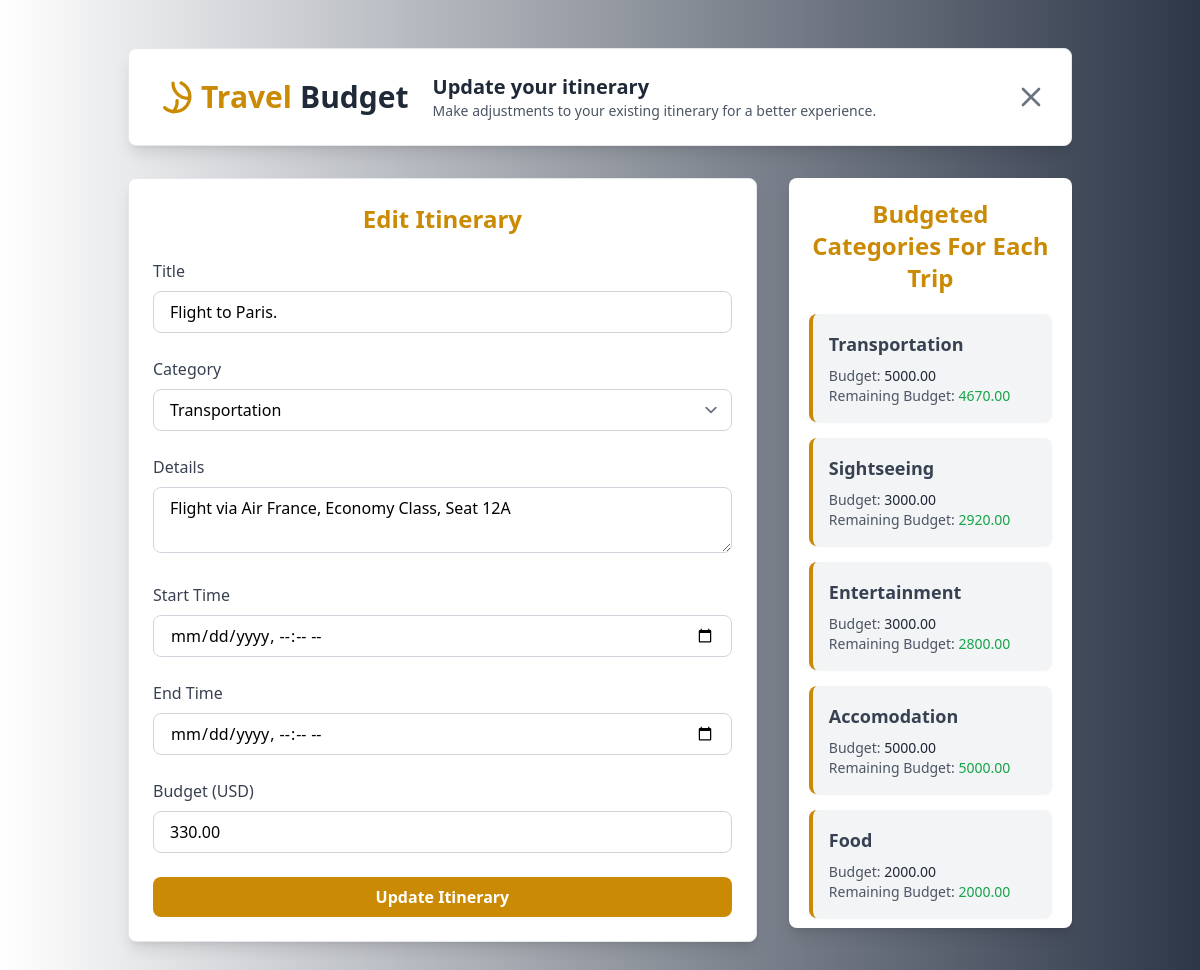
The app's page /travel/1/items/edit/1/ (signed in) with its own data.
### travel/models.py (models this page shows, shortened)
class Itinerary(models.Model):
    trip = models.ForeignKey(Trip, on_delete=models.CASCADE, related_name='items')
    category_budget = models.ForeignKey(CategoryBudget, on_delete=models.CASCADE, related_name='itineraries')
    title = models.CharField(max_length=100)
    details = models.TextField(blank=True, null=True)
    start_time = models.DateTimeField()
    end_time = models.DateTimeField(blank=True, null=True)
    budget = models.DecimalField(max_digits=10, decimal_places=2, default=0.00)

class CategoryBudget(models.Model):
    trip = models.ForeignKey(Trip, on_delete=models.CASCADE, related_name='category_budgets')  # Link to a trip
    category = models.CharField(max_length=50)  # Name of the category (e.g., Sightseeing)
    budget = models.DecimalField(max_digits=12, decimal_places=2, default=0.00)  # Budget for the category
    def total_itineraries(self):
        return sum(item.budget for item in self.itineraries.all())
    def remaining_iti_budget(self):
        return self.budget - self.total_itineraries()

### userProfile/models.py (models this page shows, shortened)
class User_Profile(models.Model):
    CURRENCY_CHOICES = [
        ('USD', 'US Dollar'),
        ('EUR', 'Euro'),
        ('GBP', 'British Pound'),
        ('JPY', 'Japanese Yen'),
        ('AUD', 'Australian Dollar'),
        ('CAD', 'Canadian Dollar'),
        ('CHF', 'Swiss Franc'),
        ('CNY', 'Chinese Yuan'),
        ('SEK', 'Swedish Krona'),
        ('NZD', 'New Zealand Dollar'),
        ('MXN', 'Mexican Peso'),
        ('SGD', 'Singapore Dollar'),
        ('HKD', 'Hong Kong Dollar'),
        ('NOK', 'Norwegian Krone'),
        ('KRW', 'South Korean Won'),
        ('TRY', 'Turkish Lira'),
        ('INR', 'Indian Rupee'),
        ('RUB', 'Russian Ruble'),
        ('ZAR', 'South African Rand'),
        ('BRL', 'Brazilian Real'),
        ('THB', 'Thai Baht'),
        ('MYR', 'Malaysian Ringgit'),
        ('IDR', 'Indonesian Rupiah'),
        ('PHP', 'Philippine Peso'),
        ('VND', 'Vietnamese Dong'),
        ('ILS', 'Israeli Shekel'),
        ('PLN', 'Polish Zloty'),
        ('AED', 'United Arab Emirates Dirham'),
        ('SAR', 'Saudi Riyal'),
        ('EGP', 'Egyptian Pound'),
        ('PKR', 'Pakistani Rupee'),
        ('BDT', 'Bangladeshi Taka'),
        ('NGN', 'Nigerian Naira'),
        ('KWD', 'Kuwaiti Dinar'),
    ]
    TRAVEL_PREFERENCES = (
        ('adventure', 'Adventure'),
        ('relaxation', 'Relaxation'),
        ('culture', 'Culture'),
        ('nature', 'Nature'),
        ('luxury', 'Luxury'),
        ('others', 'Others')
    )
    TRAVEL_FREQUENCY_CHOICES = (
        ('frequent', 'Frequent (Monthly)'),
        ('occasional', 'Occasional (Quarterly)'),
        ('rare', 'Rare (Yearly)'),
    )
    user = models.OneToOneField(Account, on_delete=models.CASCADE, related_name='profile')
    firstname = models.CharField(max_length=255, null=True, blank=True)
    lastname = models.CharField(max_length=255, null=True, blank=True)
    dob = models.DateField(null=True, blank=True)
    bio = models.TextField( blank=True, null=True)
    preferred_currency = models.CharField(max_length=10, choices=CURRENCY_CHOICES, default='USD', blank=True, null=True)
    travel_preferences = models.CharField(max_length=20, choices=TRAVEL_PREFERENCES, blank=True, null=True)
    travel_frequency = models.CharField(max_length=20, choices=TRAVEL_FREQUENCY_CHOICES, blank=True, null=True)
    image = models.ImageField(upload_to='profile_image', validators=[FileExtensionValidator(['png', 'jpg', 'jpeg'])], blank=True, null=True)
    country = models.CharField(max_length=100, blank=True, null=True)
    city = models.CharField(max_length=100, blank=True, null=True)
    phone_number = models.CharField(
        max_length=15,
        blank=True,
        null=True
    )
    favorite_destinations = models.TextField(blank=True, null=True)
    emergency_contact_name = models.CharField(max_length=100, blank=True, null=True)
    emergency_contact_phone = models.CharField(
        max_length=20,
        blank=True,
        null=True
    )
    complete_profile = models.BooleanField(default=False)

### travel/views.py (the view)
# urls.py: path('<int:trip_id>/items/edit/<int:itinerary_id>/', views.edit_itinerary, name='edit_itinerary'),
@login_required
def edit_itinerary(request, trip_id, itinerary_id):
    itinerary = get_object_or_404(Itinerary, id=itinerary_id, trip_id=trip_id)
    category_budgets = CategoryBudget.objects.filter(trip_id=trip_id).select_related('trip')
    try:
        user_profile = User_Profile.objects.get(user=request.user)
        preferred_currency = user_profile.preferred_currency
        preferred_currency_symbol = CURRENCY_SYMBOLS.get(preferred_currency, preferred_currency)
    except User_Profile.DoesNotExist:
        preferred_currency = None
        preferred_currency_symbol = None
    if request.user != itinerary.trip.user:
        return redirect('trip_detail', trip_id=trip_id)
    if request.method == 'POST':
        form = ItineraryForm(request.POST, request.FILES, instance=itinerary, trip=itinerary.trip)
        if form.is_valid():
            form.save()
            return redirect('list_itinerary', trip_id=trip_id)
    else:
        form = ItineraryForm(instance=itinerary, trip=itinerary.trip)
    category_budgets_with_remaining = [
        {
            'category': category.category,
            'category_budget': category.budget,
            'remaining_budget': category.remaining_iti_budget(),
        }
        for category in category_budgets
    ]
    return render(request, 'travel/edit_itinerary.html', {
        'form': form,
        'trip': itinerary.trip,
        'itinerary': itinerary,
        'category_budgets': category_budgets_with_remaining,
        'preferred_currency_symbol': preferred_currency_symbol,
        'preferred_currency': preferred_currency,
    })

### travel/forms.py
class ItineraryForm(forms.ModelForm):
    category_budget = forms.ModelChoiceField(
        queryset=CategoryBudget.objects.none(),
        widget=forms.Select(attrs={'class': 'form-control'}),
    )
    class Meta:
        model = Itinerary
        fields = ['title', 'category_budget', 'details', 'start_time', 'end_time', 'budget']
    def __init__(self, *args, **kwargs):
        trip = kwargs.pop('trip', None)
        super().__init__(*args, **kwargs)
        if trip:
            self.fields['category_budget'].queryset = trip.category_budgets.all()

### travel/templates/travel/edit_itinerary.html (shortened to what this page needs)
{% extends 'Base.html' %}
{% block main %}
<div class="bg-white-gray min-h-screen">
    <div class="container mx-auto py-12 px-6 md:px-10">
        <div class="bg-white border border-gray-200 rounded-lg shadow-lg p-6 flex flex-col md:flex-row items-start md:items-center justify-between gap-4 md:gap-6 mb-8 relative">
            <div class="flex flex-col md:flex-row items-start md:items-center gap-6">
                <a href="/" class="text-3xl font-bold text-yellow-600 flex items-center gap-2">
                    <svg xmlns="http://www.w3.org/2000/svg" class="h-10 w-10" fill="none" viewBox="0 0 24 24" stroke="currentColor">
                        <path stroke-linecap="round" stroke-linejoin="round" stroke-width="2" d="M16.88 3.549a9 9 0 11-9.831 14.835m7.398-4.148A9.05 9.05 0 0112 21v.01M21 12.74a9.05 9.05 0 01-9-9" />
                    </svg>
                    Travel<span class="text-gray-800">Budget</span>
                </a>
                <div>
                    <h3 class="text-xl font-semibold text-gray-800">Update your itinerary</h3>
                    <p class="text-sm text-gray-600">
                        Make adjustments to your existing itinerary for a better experience.
                    </p>
                </div>
            </div>
            <button onclick="window.history.back()"
                    class="absolute top-4 right-4 md:static text-gray-500 hover:text-gray-800 focus:outline-none">
                <svg xmlns="http://www.w3.org/2000/svg" class="h-8 w-8" fill="none" viewBox="0 0 24 24" stroke="currentColor">
                    <path stroke-linecap="round" stroke-linejoin="round" stroke-width="2" d="M6 18L18 6M6 6l12 12" />
                </svg>
            </button>
        </div>
        <div class="flex flex-col-reverse md:flex-row gap-8">
            <div class="flex-grow bg-white border border-gray-200 rounded-lg shadow-lg">
                <div class="p-6">
                    <h3 class="text-2xl font-bold text-yellow-600 text-center mb-4">Edit Itinerary</h3>
                    <form method="post" class="space-y-6">
                        <div>
                            <label for="title" class="block text-gray-700 font-medium mb-2">Title</label>
                            <input type="text" id="title" name="title"
                                class="w-full px-4 py-2 border border-gray-300 rounded-lg focus:ring-2 focus:ring-yellow-600 focus:border-transparent"
                                placeholder="Enter itinerary title" value="{{ form.title.value }}" required>
                        </div>
                        <div>
                            <label for="category_budget" class="block text-gray-700 font-medium mb-2">Category</label>
                            <select id="category_budget" name="category_budget" class="w-full px-4 py-2 border border-gray-300 rounded-lg focus:ring-2 focus:ring-yellow-600 focus:border-transparent">
                                {% for category in form.fields.category_budget.queryset %}
                                    <option value="{{ category.id }}" {% if category.id == form.category_budget.value %}selected{% endif %}>{{ category.category }}</option>
                                {% endfor %}
                            </select>
                        </div>
                        <div>
                            <label for="details" class="block text-gray-700 font-medium mb-2">Details</label>
                            <textarea id="details" name="details"
                                class="w-full px-4 py-2 border border-gray-300 rounded-lg focus:ring-2 focus:ring-yellow-600 focus:border-transparent"
                                placeholder="Enter itinerary details">{{ form.details.value }}</textarea>
                        </div>
                        <div>
                            <label for="start_time" class="block text-gray-700 font-medium mb-2">Start Time</label>
                            <input type="datetime-local" id="start_time" name="start_time"
                                class="w-full px-4 py-2 border border-gray-300 rounded-lg focus:ring-2 focus:ring-yellow-600 focus:border-transparent"
                                value="{{ form.start_time.value }}" required>
                        </div>
                        <div>
                            <label for="end_time" class="block text-gray-700 font-medium mb-2">End Time</label>
                            <input type="datetime-local" id="end_time" name="end_time"
                                class="w-full px-4 py-2 border border-gray-300 rounded-lg focus:ring-2 focus:ring-yellow-600 focus:border-transparent"
                                value="{{ form.end_time.value }}">
                        </div>
                        <div>
                            <label for="budget" class="block text-gray-700 font-medium mb-2">
                                Budget {% if preferred_currency %} ({{ preferred_currency }}) {% endif %}
                            </label>
                            <input type="number" id="budget" name="budget"
                                class="w-full px-4 py-2 border border-gray-300 rounded-lg focus:ring-2 focus:ring-yellow-600 focus:border-transparent"
                                placeholder="Enter your trip budget {% if preferred_currency %} in {{ preferred_currency }} {% endif %}"
                                value="{{ form.budget.value }}" required>
                        </div>
                        <button type="submit"
                            class="w-full bg-yellow-600 text-white font-semibold py-2 rounded-lg hover:bg-yellow-500 transition duration-300">
                            Update Itinerary
                        </button>
                    </form>
                </div>
            </div>
            <div class="bg-white p-5 md:w-[30%] shadow-lg rounded-lg max-h-[750px] overflow-y-auto">
                <h3 class="text-2xl text-center font-bold text-yellow-600 mb-5">Budgeted Categories For Each Trip</h3>
                <div>
                    <ul class="space-y-4">
                        {% for category in category_budgets %}
                            <li class="bg-gray-100 border-l-4 border-yellow-600 p-4 rounded-lg shadow-sm hover:shadow-md hover:bg-yellow-600 transition duration-300 ease-in-out">
                                <h6 class="font-semibold text-gray-700 text-lg mb-2">{{ category.category }}</h6>
                                <p class="text-gray-600 text-sm">
                                    Budget: <span class="font-medium text-gray-800">{{ category.category_budget }}</span>
                                </p>
                                <p class="text-gray-600 text-sm">
                                    Remaining Budget:
                                    <span class="font-medium {% if category.remaining_budget < 0 %}text-red-600{% else %}text-green-600{% endif %}">
                                        {{ category.remaining_budget }}
                                    </span>
                                </p>
                            </li>
                        {% endfor %}
                    </ul>
                </div>
            </div>
        </div>
    </div>
</div>
{% endblock %}

### records on screen
Itinerary: title "Flight to Paris.", details "Flight via Air France, Economy Class, Seat 12A", budget "330.00"
User_Profile: preferred_currency "USD"
CategoryBudget: category "Transportation", category_budget "5000.00"
CategoryBudget: category "Sightseeing", category_budget "3000.00"
CategoryBudget: category "Entertainment", category_budget "3000.00"
CategoryBudget: category "Accomodation", category_budget "5000.00"
CategoryBudget: category "Food", category_budget "2000.00"

### other values on screen
{{ category.remaining_budget }} "4670.00" "2920.00" "2800.00" "5000.00" "2000.00"
form field category_budget "Transportation"
